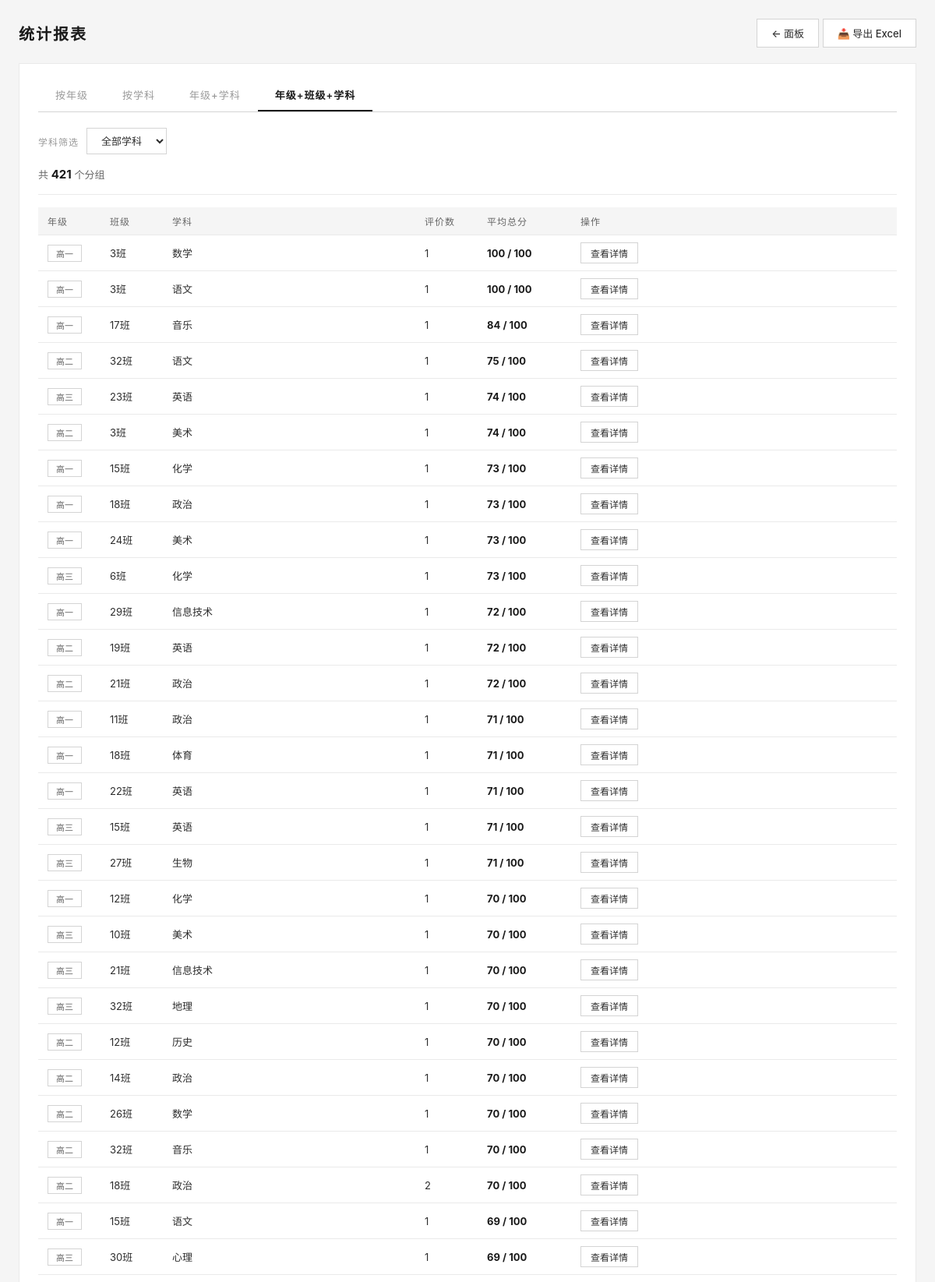
The app's page /admin/stats (signed in, upper part) with its own data.
### models.py (models this page shows, shortened)
class Evaluation(db.Model):
    __tablename__ = 'evaluation'
    id = db.Column(db.Integer, primary_key=True)
    grade = db.Column(db.String(10), nullable=False)
    class_name = db.Column(db.String(10), nullable=False)
    teacher_subject = db.Column(db.String(20), nullable=False)
    q1 = db.Column(db.String(1), nullable=False)
    q2 = db.Column(db.String(1), nullable=False)
    q3 = db.Column(db.String(1), nullable=False)
    q4 = db.Column(db.String(1), nullable=False)
    q5 = db.Column(db.String(1), nullable=False)
    q6 = db.Column(db.String(1), nullable=False)
    q7 = db.Column(db.String(1), nullable=False)
    q8 = db.Column(db.String(1), nullable=False)
    q9 = db.Column(db.String(1), nullable=False)
    q10 = db.Column(db.String(1), nullable=False)
    q11 = db.Column(db.String(1), nullable=False)
    q12 = db.Column(db.String(1), nullable=False)
    q13 = db.Column(db.String(1), nullable=False)
    q14 = db.Column(db.String(1), nullable=False)
    q15 = db.Column(db.String(1), nullable=False)
    q16 = db.Column(db.String(1), nullable=False)
    q17 = db.Column(db.String(1), nullable=False)
    q18 = db.Column(db.String(1), nullable=False)
    q19 = db.Column(db.String(1), nullable=False)
    q20 = db.Column(db.String(1), nullable=False)
    device_uuid = db.Column(db.String(36), nullable=True, index=True)
    suggestions = db.Column(db.Text, default='')
    created_at = db.Column(db.DateTime, default=datetime.now)
    updated_at = db.Column(db.DateTime, default=datetime.now, onupdate=datetime.now)
    ip_address = db.Column(db.String(50), default='')

### app.py (the view)
@app.route('/admin/stats')
@login_required
def admin_stats():
    group_by = request.args.get('group', 'grade_class')
    subject_filter = request.args.get('subject', '')
    q_count = len(get_questions())
    score_sum = sum(
        db.case((getattr(Evaluation, f'q{i+1}') == 'A', 5),
                (getattr(Evaluation, f'q{i+1}') == 'B', 4),
                (getattr(Evaluation, f'q{i+1}') == 'C', 3),
                (getattr(Evaluation, f'q{i+1}') == 'D', 2),
                (getattr(Evaluation, f'q{i+1}') == 'E', 1), else_=0)
        for i in range(q_count)
    )
    query = db.session.query(
        Evaluation.grade, Evaluation.class_name, Evaluation.teacher_subject,
        db.func.count(Evaluation.id).label('count'),
        db.func.avg(score_sum / q_count).label('avg_score')
    )
    if subject_filter:
        query = query.filter(Evaluation.teacher_subject == subject_filter)
    groups = {'grade': [Evaluation.grade], 'subject': [Evaluation.teacher_subject],
              'grade_subject': [Evaluation.grade, Evaluation.teacher_subject],
              'grade_class': [Evaluation.grade, Evaluation.class_name, Evaluation.teacher_subject]}
    gcols = groups.get(group_by, groups['grade_class'])
    query = query.group_by(*gcols).order_by(db.desc('avg_score'))
    stats = query.all()
    all_grades = [c.grade for c in ClassConfig.query.order_by(ClassConfig.id).all()]
    return render_template('admin/stats.html', stats=stats, group_by=group_by,
                           subject_filter=subject_filter, subjects=SUBJECTS, all_grades=all_grades)

### app.py (called while the page is built)
@login_manager.user_loader
def load_user(user_id):
    return Admin.query.get(int(user_id))

def get_questions():
    qs = QuestionConfig.query.order_by(QuestionConfig.question_number).all()
    if len(qs) >= 20:
        return [q.content for q in qs[:20]]
    return DEFAULT_QUESTIONS

### templates/admin/stats.html (shortened to what this page needs)
<!DOCTYPE html>
<html lang="zh-CN">
<head>
</head>
<body>
<div class="container">
  <div class="top-bar">
    <h2>统计报表</h2>
    <div class="top-actions">
      <a href="{{ url_for('admin_dashboard') }}" class="btn">← 面板</a>
      <a href="{{ url_for('admin_export') }}" class="btn">📥 导出 Excel</a>
    </div>
  </div>
  <div class="card"><div class="card-body">
    <div class="tabs">
      <a href="{{ url_for('admin_stats', group='grade', subject=subject_filter) }}" class="tab {% if group_by == 'grade' %}active{% endif %}">按年级</a>
      <a href="{{ url_for('admin_stats', group='subject', subject=subject_filter) }}" class="tab {% if group_by == 'subject' %}active{% endif %}">按学科</a>
      <a href="{{ url_for('admin_stats', group='grade_subject', subject=subject_filter) }}" class="tab {% if group_by == 'grade_subject' %}active{% endif %}">年级+学科</a>
      <a href="{{ url_for('admin_stats', group='grade_class', subject=subject_filter) }}" class="tab {% if group_by == 'grade_class' %}active{% endif %}">年级+班级+学科</a>
    </div>
    {% if group_by != 'subject' %}
    <form method="get" class="filter-row">
      <span class="label">学科筛选</span>
      <select name="subject" onchange="this.form.submit()">
        <option value="">全部学科</option>
      </select>
    </form>
    {% endif %}
    {% if stats %}
    <div class="summary-bar">
      <div class="summary-item">共 <strong>{{ stats | length }}</strong> 个分组</div>
    </div>
    <div class="table-wrap">
      <table>
        <thead>
          <tr>
            {% if group_by == 'grade' %}<th style="width:100px;">年级</th>
            {% elif group_by == 'subject' %}<th style="width:120px;">学科</th>
            {% elif group_by == 'grade_subject' %}<th style="width:100px;">年级</th><th>学科</th>
            {% else %}<th style="width:80px;">年级</th><th style="width:80px;">班级</th><th>学科</th>{% endif %}
            <th style="width:80px;">评价数</th>
            <th style="width:120px;">平均总分</th>
            <th>操作</th>
          </tr>
        </thead>
        <tbody>
          {% for row in stats %}
          <tr>
            {% if group_by == 'grade' %}
            <td><span class="badge">{{ row.grade }}</span></td>
            {% elif group_by == 'subject' %}
            <td><span class="badge">{{ row.teacher_subject }}</span></td>
            {% elif group_by == 'grade_subject' %}
            <td><span class="badge">{{ row.grade }}</span></td>
            <td>{{ row.teacher_subject }}</td>
            {% else %}
            <td><span class="badge">{{ row.grade }}</span></td>
            <td>{{ row.class_name }}班</td>
            <td>{{ row.teacher_subject }}</td>
            {% endif %}
            <td>{{ row.count }}</td>
            <td class="score">{{ '%.0f'|format((row.avg_score or 0) * 20) }} / 100</td>
            <td>
              {% if group_by == 'grade_class' %}
              <a href="{{ url_for('admin_results', grade=row.grade, cls=row.class_name, subject=row.teacher_subject) }}" class="btn" style="padding:4px 12px;font-size:12px;">查看详情</a>
              {% else %}
              <a href="{{ url_for('admin_results', grade=row.grade, subject=row.teacher_subject) }}" class="btn" style="padding:4px 12px;font-size:12px;">查看详情</a>
              {% endif %}
            </td>
          </tr>
          {% endfor %}
        </tbody>
      </table>
    </div>
    {% else %}<div class="empty-state">暂无数据</div>{% endif %}
  </div></div>
</div>
</body>
</html>

### templates/admin/stats.html (style rules this page uses)
:root { --black: #1a1a1a; --dark: #2d2d2d; --gray-700: #666; --gray-500: #999; --gray-300: #ccc; --gray-100: #e8e8e8; --gray-50: #f5f5f5; --white: #fff; --border: #d4d4d4; --border-light: #eaeaea; --font: -apple-system, BlinkMacSystemFont, 'PingFang SC', 'Noto Sans SC', 'Microsoft YaHei', sans-serif; }
* { margin:0; padding:0; box-sizing:border-box; }
body { font-family: var(--font); background: var(--gray-50); padding: 24px; color: var(--dark); }
.container { max-width: 1200px; margin: 0 auto; }
.top-bar { display: flex; justify-content: space-between; align-items: center; margin-bottom: 20px; flex-wrap: wrap; gap: 12px; }
.top-bar h2 { font-size: 20px; font-weight: 600; color: var(--black); letter-spacing: 2px; }
.btn { display: inline-flex; align-items: center; gap: 4px; padding: 8px 18px; border: 1px solid var(--border); font-size: 13px; font-weight: 500; font-family: inherit; cursor: pointer; text-decoration: none; transition: all 0.2s; background: var(--white); color: var(--dark); }
.card { background: var(--white); border: 1px solid var(--border-light); margin-bottom: 20px; }
.card-body { padding: 20px 24px; }
.tabs { display: flex; gap: 0; margin-bottom: 20px; border-bottom: 1px solid var(--border); }
.tab { padding: 10px 22px; font-size: 13px; font-weight: 500; color: var(--gray-500); text-decoration: none; border-bottom: 2px solid transparent; transition: all 0.2s; letter-spacing: 1px; }
.tab.active { color: var(--black); border-bottom-color: var(--black); font-weight: 600; }
.filter-row { display: flex; gap: 10px; flex-wrap: wrap; align-items: center; margin-bottom: 16px; }
.filter-row select { padding: 7px 14px; border: 1px solid var(--border); font-size: 13px; font-family: inherit; background: var(--white); color: var(--dark); }
.filter-row .label { font-size: 12px; color: var(--gray-500); letter-spacing: 1px; }
.summary-bar { display: flex; gap: 16px; flex-wrap: wrap; margin-bottom: 16px; padding-bottom: 16px; border-bottom: 1px solid var(--border-light); }
.summary-item { font-size: 13px; color: var(--gray-700); }
.summary-item strong { color: var(--black); font-size: 15px; }
.table-wrap { overflow-x: auto; }
table { width: 100%; border-collapse: collapse; font-size: 13px; }
table th { text-align: left; padding: 9px 12px; background: var(--gray-50); color: var(--gray-700); font-weight: 500; border-bottom: 1px solid var(--border-light); font-size: 12px; letter-spacing: 1px; }
table td { padding: 9px 12px; border-bottom: 1px solid var(--border-light); }
.badge { display: inline-block; padding: 2px 10px; font-size: 11px; border: 1px solid var(--border); color: var(--gray-700); }
.score { font-weight: 700; color: var(--black); }

### records on screen
Evaluation: grade "高一", class_name "3", teacher_subject "数学", count "1", avg_score "100"
Evaluation: grade "高一", class_name "3", teacher_subject "语文", count "1", avg_score "100"
Evaluation: grade "高一", class_name "17", teacher_subject "音乐", count "1", avg_score "84"
Evaluation: grade "高二", class_name "32", teacher_subject "语文", count "1", avg_score "75"
Evaluation: grade "高二", class_name "3", teacher_subject "美术", count "1", avg_score "74"
Evaluation: grade "高一", class_name "15", teacher_subject "化学", count "1", avg_score "73"
Evaluation: grade "高一", class_name "18", teacher_subject "政治", count "1", avg_score "73"
Evaluation: grade "高一", class_name "24", teacher_subject "美术", count "1", avg_score "73"
Evaluation: grade "高三", class_name "6", teacher_subject "化学", count "1", avg_score "73"
Evaluation: grade "高二", class_name "19", teacher_subject "英语", count "1", avg_score "72"
Evaluation: grade "高一", class_name "11", teacher_subject "政治", count "1", avg_score "71"
Evaluation: grade "高三", class_name "15", teacher_subject "英语", count "1", avg_score "71"
Evaluation: grade "高三", class_name "27", teacher_subject "生物", count "1", avg_score "71"
Evaluation: grade "高一", class_name "12", teacher_subject "化学", count "1", avg_score "70"
Evaluation: grade "高三", class_name "10", teacher_subject "美术", count "1", avg_score "70"
Evaluation: grade "高三", class_name "32", teacher_subject "地理", count "1", avg_score "70"
Evaluation: grade "高二", class_name "12", teacher_subject "历史", count "1", avg_score "70"
Evaluation: grade "高二", class_name "14", teacher_subject "政治", count "1", avg_score "70"
Evaluation: grade "高二", class_name "26", teacher_subject "数学", count "1", avg_score "70"
Evaluation: grade "高二", class_name "32", teacher_subject "音乐", count "1", avg_score "70"
Evaluation: grade "高一", class_name "15", teacher_subject "语文", count "1", avg_score "69"
Evaluation: grade "高三", class_name "30", teacher_subject "心理", count "1", avg_score "69"

### other values on screen
{{ stats | length }} "421"
{{ row.grade }} "高三" "高一" "高二" "高一" "高一" "高三" "高二"
{{ row.class_name }} "23" "29" "21" "18" "22" "21" "18"
{{ row.teacher_subject }} "英语" "信息技术" "政治" "体育" "英语" "信息技术" "政治"
{{ row.count }} "1" "1" "1" "1" "1" "1" "2"
{{ '%.0f'|format((row.avg_score or 0) * 20) }} "74" "72" "72" "71" "71" "70" "70"
